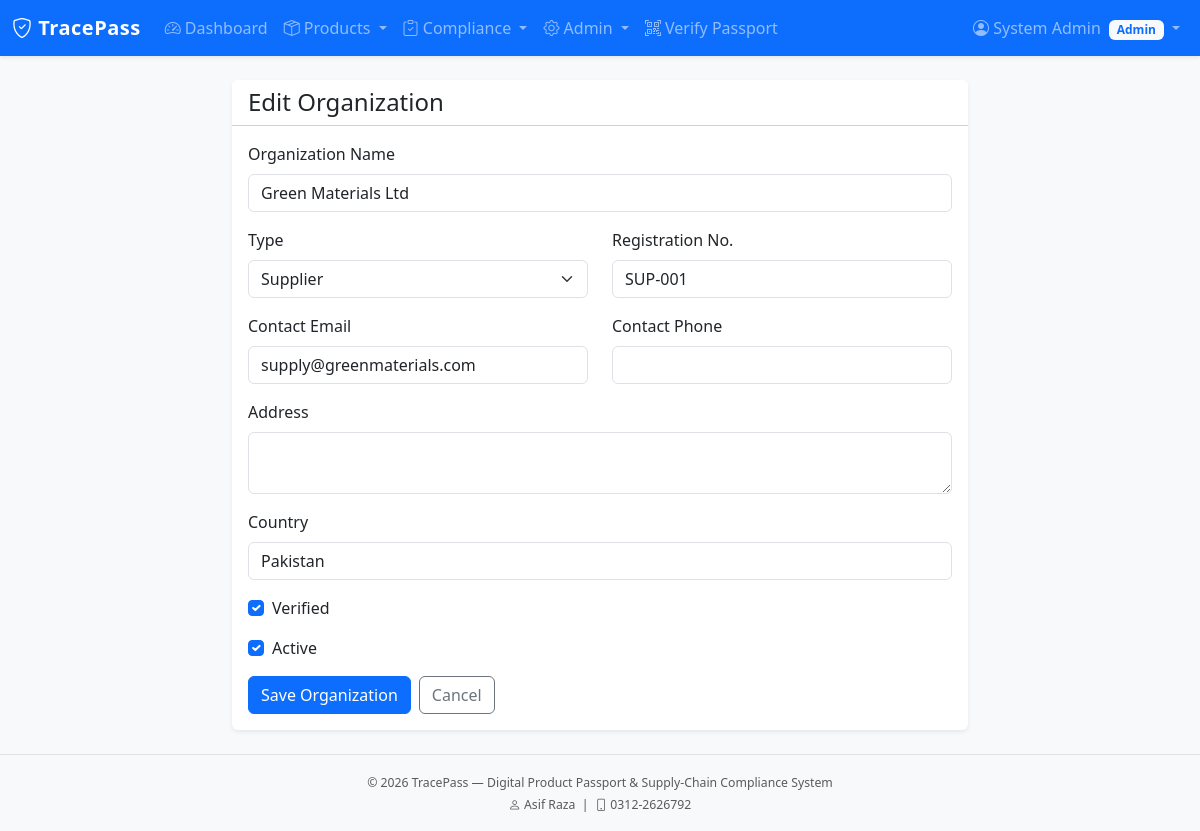
The app's page /admin/organizations/2/edit (signed in) with its own data.
### app/models/user.py (models this page shows, shortened)
class User(UserMixin, db.Model):
    __tablename__ = 'users'
    id = db.Column(db.Integer, primary_key=True)
    name = db.Column(db.String(100), nullable=False)
    email = db.Column(db.String(120), unique=True, nullable=False, index=True)
    password_hash = db.Column(db.String(256), nullable=False)
    role_id = db.Column(db.Integer, db.ForeignKey('roles.id'), nullable=False)
    organization_id = db.Column(db.Integer, db.ForeignKey('organizations.id'), nullable=True)
    is_active = db.Column(db.Boolean, default=True)
    last_login = db.Column(db.DateTime)
    created_at = db.Column(db.DateTime, default=datetime.utcnow)
    updated_at = db.Column(db.DateTime, default=datetime.utcnow, onupdate=datetime.utcnow)
    @property
    def password(self):
        raise AttributeError('password is not a readable attribute')
    def has_role(self, *role_names):
        if self.role is None:
            return False
        return self.role.name in role_names

### app/models/role.py (models this page shows, shortened)
class Role(db.Model):
    __tablename__ = 'roles'
    id = db.Column(db.Integer, primary_key=True)
    name = db.Column(db.String(64), unique=True, nullable=False, index=True)
    description = db.Column(db.String(255))
    permissions = db.Column(db.Integer, default=0)  # bitmask style if needed later
    is_default = db.Column(db.Boolean, default=False)
    created_at = db.Column(db.DateTime, default=datetime.utcnow)
    users = db.relationship('User', backref='role', lazy='dynamic')
    PERMISSION_VIEW_PUBLIC = 0x01
    PERMISSION_MANAGE_PRODUCTS = 0x02
    PERMISSION_MANAGE_SUPPLIERS = 0x04
    PERMISSION_COMPLIANCE = 0x08
    PERMISSION_ADMIN = 0x80

### app/models/organization.py (models this page shows, shortened)
class Organization(db.Model):
    __tablename__ = 'organizations'
    id = db.Column(db.Integer, primary_key=True)
    name = db.Column(db.String(150), nullable=False, index=True)
    type = db.Column(db.String(50), nullable=False)  # supplier, manufacturer, distributor, auditor, other
    registration_no = db.Column(db.String(100), unique=True)
    contact_email = db.Column(db.String(120))
    contact_phone = db.Column(db.String(30))
    address = db.Column(db.Text)
    country = db.Column(db.String(80))
    is_verified = db.Column(db.Boolean, default=False)
    is_active = db.Column(db.Boolean, default=True)
    created_at = db.Column(db.DateTime, default=datetime.utcnow)
    updated_at = db.Column(db.DateTime, default=datetime.utcnow, onupdate=datetime.utcnow)
    users = db.relationship('User', backref='organization', lazy='dynamic')

### app/admin/routes.py (the view, shortened to what this page needs)
@admin_bp.route('/organizations/<int:id>/edit', methods=['GET', 'POST'])
@login_required
@admin_required
def edit_organization(id):
    org = Organization.query.get_or_404(id)
    form = OrganizationForm(obj=org)
    return render_template('admin/organization_form.html', form=form, title='Edit Organization', org=org)

### app/admin/forms.py
class OrganizationForm(FlaskForm):
    name = StringField('Organization Name', validators=[DataRequired(), Length(min=2, max=150)])
    type = SelectField('Type', choices=[
        ('supplier', 'Supplier'),
        ('manufacturer', 'Manufacturer'),
        ('distributor', 'Distributor'),
        ('auditor', 'Auditor / Certification Body'),
        ('other', 'Other')
    ], validators=[DataRequired()])
    registration_no = StringField('Registration No.', validators=[Optional(), Length(max=100)])
    contact_email = StringField('Contact Email', validators=[Optional(), Email(), Length(max=120)])
    contact_phone = StringField('Contact Phone', validators=[Optional(), Length(max=30)])
    address = TextAreaField('Address', validators=[Optional(), Length(max=500)])
    country = StringField('Country', validators=[Optional(), Length(max=80)])
    is_verified = BooleanField('Verified', default=False)
    is_active = BooleanField('Active', default=True)
    submit = SubmitField('Save Organization')

### app/models/user.py (called while the page is built)
@login_manager.user_loader
def load_user(user_id):
    return User.query.get(int(user_id))

### app/templates/admin/organization_form.html (shortened to what this page needs)
{% extends "base.html" %}
{% block content %}
<div class="container">
    <div class="row justify-content-center">
        <div class="col-md-8">
            <div class="card">
                <div class="card-header bg-white">
                    <h4 class="mb-0">{{ title }}</h4>
                </div>
                <div class="card-body">
                    <form method="POST" novalidate>
                        <div class="mb-3">
                            {{ form.name.label(class="form-label") }}
                            {{ form.name(class="form-control" + (" is-invalid" if form.name.errors else "")) }}
                        </div>
                        <div class="row">
                            <div class="col-md-6 mb-3">
                                {{ form.type.label(class="form-label") }}
                                {{ form.type(class="form-select") }}
                            </div>
                            <div class="col-md-6 mb-3">
                                {{ form.registration_no.label(class="form-label") }}
                                {{ form.registration_no(class="form-control") }}
                            </div>
                        </div>
                        <div class="row">
                            <div class="col-md-6 mb-3">
                                {{ form.contact_email.label(class="form-label") }}
                                {{ form.contact_email(class="form-control") }}
                            </div>
                            <div class="col-md-6 mb-3">
                                {{ form.contact_phone.label(class="form-label") }}
                                {{ form.contact_phone(class="form-control") }}
                            </div>
                        </div>
                        <div class="mb-3">
                            {{ form.address.label(class="form-label") }}
                            {{ form.address(class="form-control", rows=2) }}
                        </div>
                        <div class="mb-3">
                            {{ form.country.label(class="form-label") }}
                            {{ form.country(class="form-control") }}
                        </div>
                        <div class="mb-3 form-check">
                            {{ form.is_verified(class="form-check-input") }}
                            {{ form.is_verified.label(class="form-check-label") }}
                        </div>
                        <div class="mb-3 form-check">
                            {{ form.is_active(class="form-check-input") }}
                            {{ form.is_active.label(class="form-check-label") }}
                        </div>
                        <div class="d-flex gap-2">
                            {{ form.submit(class="btn btn-primary") }}
                            <a href="{{ url_for('admin.organizations') }}" class="btn btn-outline-secondary">Cancel</a>
                        </div>
                    </form>
                </div>
            </div>
        </div>
    </div>
</div>
{% endblock %}

### app/templates/includes/navbar.html (shortened to what this page needs)
<nav class="navbar navbar-expand-lg navbar-dark bg-primary shadow-sm">
    <div class="container-fluid">
        <a class="navbar-brand fw-bold" href="{{ url_for('main.index') }}">
            <i class="bi bi-shield-check"></i> TracePass
        </a>
        <div class="collapse navbar-collapse" id="mainNav">
            <ul class="navbar-nav me-auto mb-2 mb-lg-0">
                {% if current_user.is_authenticated %}
                    <li class="nav-item">
                        <a class="nav-link" href="{{ url_for('main.dashboard') }}">
                            <i class="bi bi-speedometer2"></i> Dashboard
                        </a>
                    </li>
                    {% if current_user.has_role('Manufacturer', 'Admin', 'Auditor', 'Distributor', 'Supplier') %}
                    <li class="nav-item dropdown">
                        <a class="nav-link dropdown-toggle" href="#" data-bs-toggle="dropdown">
                            <i class="bi bi-box-seam"></i> Products
                        </a>
                    </li>
                    {% endif %}
                    {% if current_user.has_role('Auditor', 'Admin') %}
                    <li class="nav-item dropdown">
                        <a class="nav-link dropdown-toggle" href="#" data-bs-toggle="dropdown">
                            <i class="bi bi-clipboard-check"></i> Compliance
                        </a>
                    </li>
                    {% elif current_user.has_role('Supplier', 'Manufacturer') %}
                    <li class="nav-item">
                        <a class="nav-link" href="{{ url_for('compliance.certificates') }}">
                            <i class="bi bi-file-earmark-check"></i> Certificates
                        </a>
                    </li>
                    {% endif %}
                    {% if current_user.has_role('Admin') %}
                    <li class="nav-item dropdown">
                        <a class="nav-link dropdown-toggle" href="#" data-bs-toggle="dropdown">
                            <i class="bi bi-gear"></i> Admin
                        </a>
                    </li>
                    {% endif %}
                {% endif %}
                <li class="nav-item">
                    <a class="nav-link" href="{{ url_for('public.verify') }}">
                        <i class="bi bi-qr-code-scan"></i> Verify Passport
                    </a>
                </li>
            </ul>
            <ul class="navbar-nav ms-auto">
                {% if current_user.is_authenticated %}
                    <li class="nav-item dropdown">
                        <a class="nav-link dropdown-toggle" href="#" data-bs-toggle="dropdown">
                            <i class="bi bi-person-circle"></i>
                            {{ current_user.name }}
                            <span class="badge bg-light text-primary ms-1">{{ current_user.role.name }}</span>
                        </a>
                    </li>
                {% endif %}
            </ul>
        </div>
    </div>
</nav>

### app/static/css/style.css (style rules this page uses)
:root { --tp-primary: #0d6efd; --tp-dark: #0a2540; }
body { min-height: 100vh; display: flex; flex-direction: column; background-color: #f8f9fa; }
.navbar-brand { letter-spacing: 0.5px; }
.card { border: none; box-shadow: 0 0.125rem 0.25rem rgba(0, 0, 0, 0.075); }

### records on screen
User: name "System Admin"
Role: role.name "Admin"
Organization: name "Green Materials Ltd", type "Supplier", registration_no "SUP-001", contact_email "supply@greenmaterials.com", country "Pakistan", is_verified "☑", is_active "☑"

### other values on screen
{{ title }} "Edit Organization"
